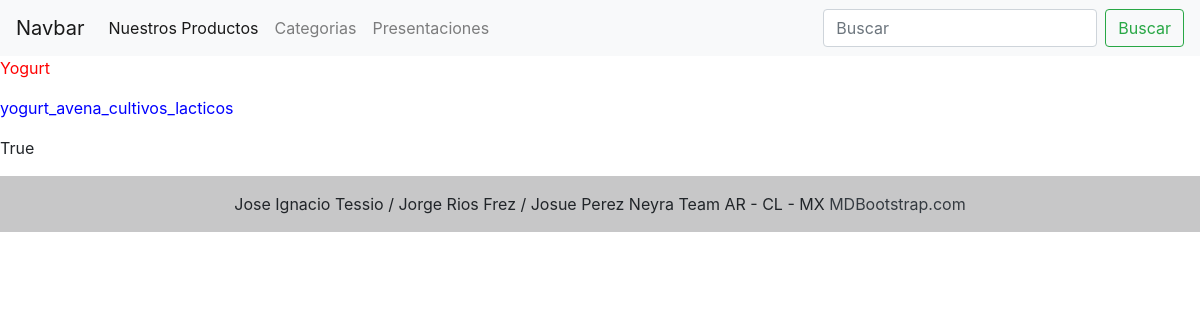
Before: /Category/ with the older database file.
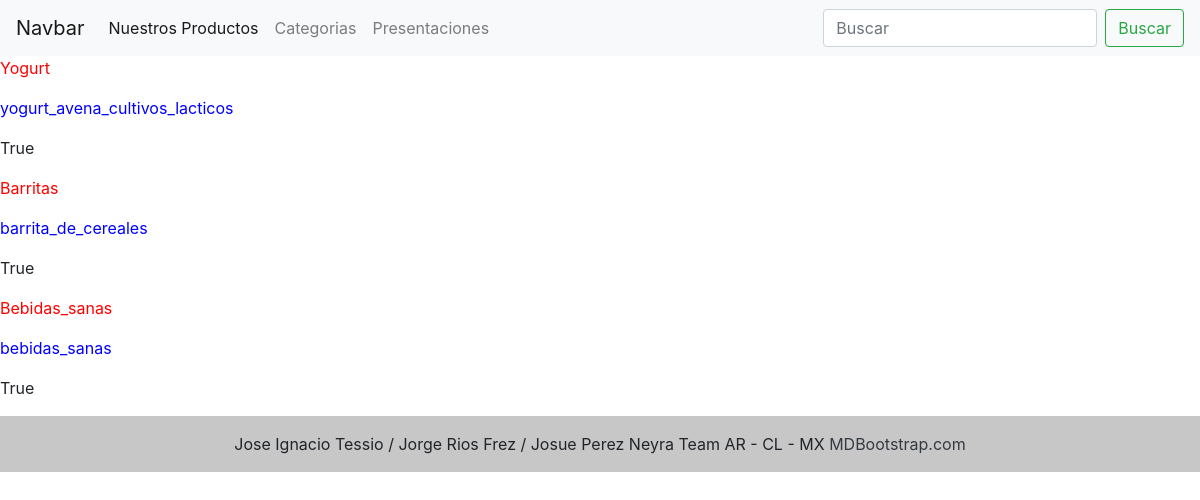
After: the same page with the newer database file.
### nutrisur/models.py (models this page shows)
class Category(models.Model):
    categoria = models.CharField(max_length=50,null=True,blank=True)
    description = models.TextField(max_length=150,null=True,blank=True)
    activo = models.BooleanField(default=True)

### nutrisur/views.py (the view)
# urls.py: path('Category/', categorias, name = 'Category'),
def categorias(request):
    conulta_c = Category.objects.all()
    micontext = {'Category': conulta_c}
    return render (request,"category.html", context = micontext)

### templates/category.html (shortened to what this page needs)
{% extends 'base.html' %}
{% block contenido_que_cambia %}
{% for i in Category %}
<p><a style ="color:red">{{i.categoria}} </a><p>
    <p><a style ="color:blue">{{i.description}} </a><p>
        <p><a>{{i.activo}} </a><p>
{% endfor %}
{% endblock %}

Changed rows visible on the page:
added Category: categoria "Barritas", description "barrita_de_cereales", activo "True"
added Category: categoria "Bebidas_sanas", description "bebidas_sanas", activo "True"
